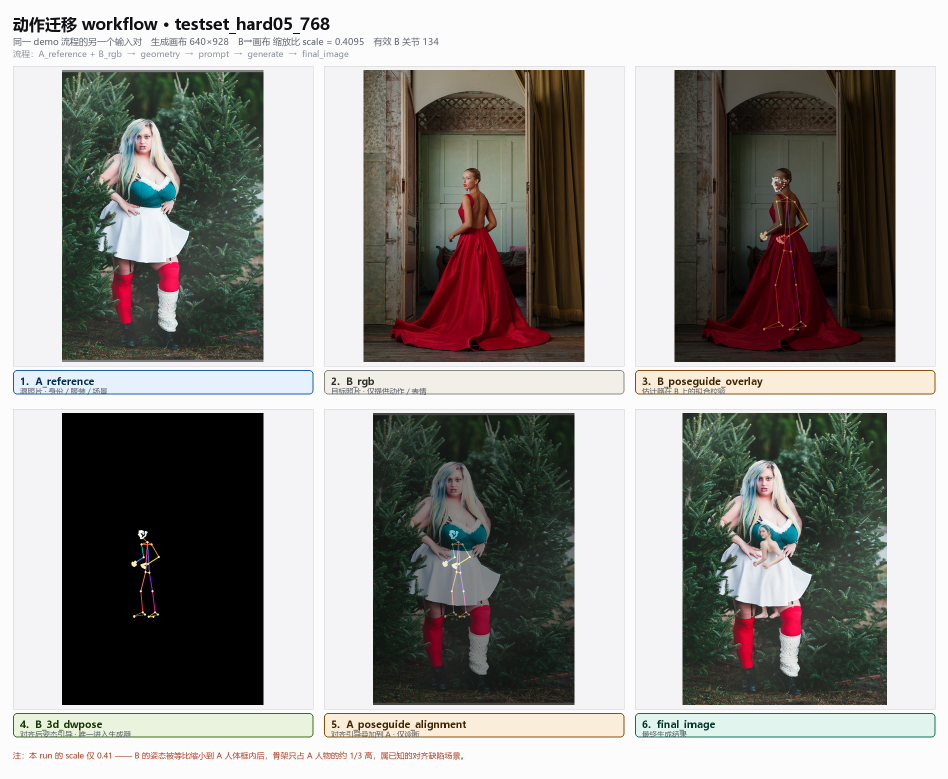
#> input picture workflow_testset_hard05_768_六图拼接.png, 1896 x 1558 px, given in place of source_0014.png, which was not available (shown at 1/2 size)
$ python make_tiktok_overfit_comparisons.py
#> lines starting #> are read from the running program, lines starting #| are printed output that depends on the picture; pictures that were not available may be replaced by others from this repository, and a replacement may not be noted
"""Script to generate publication-quality comparison images for TikTok single-sample overfit training.

Output directory: D:\codeplus\pictureedit\experiments\tiktok_legacy_evidence_202609\one-piece test
"""

import json
from pathlib import Path
import numpy as np
from PIL import Image, ImageDraw, ImageFont
import matplotlib.pyplot as plt

OUT_DIR = Path(r"D:\codeplus\pictureedit\experiments\tiktok_legacy_evidence_202609\one-piece test")
PREV_DIR = OUT_DIR / "previews"


# [20 lines left out: function add_label, not called in this run]


def make_comparison_figure_1():
    """Figure 1: Full-frame side-by-side comparison:
    Source (0014) | Target Normal | Target GT (0074) | Face OFF (Base Model) | Face ON (Step 200)
    """
    src = Image.open(PREV_DIR / "source_0014.png").convert("RGB").resize((512, 512))
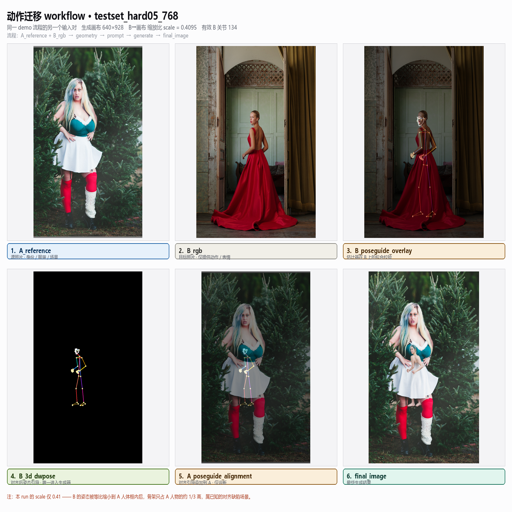
#> src: PIL image 512x512 RGB; mean R, G, B 151.2, 149.6, 146.1
    tgt = Image.open(PREV_DIR / "target_0074.png").convert("RGB").resize((512, 512))
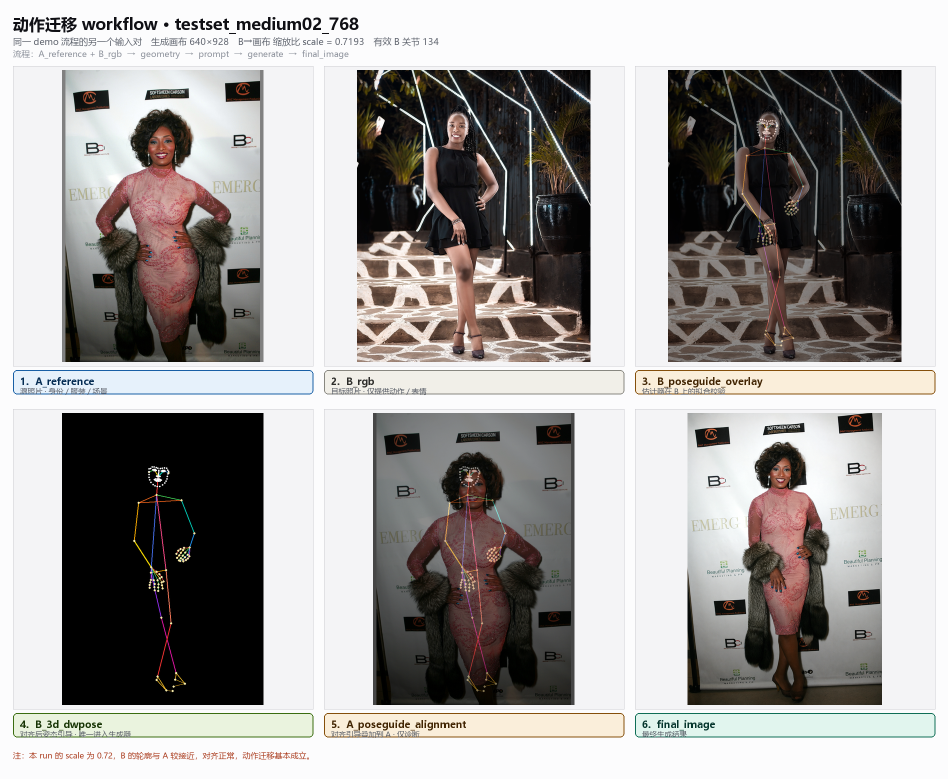
#> input picture workflow_testset_medium02_768_六图拼接.png, 1896 x 1558 px, given in place of target_0074.png, which was not available (shown at 1/2 size)
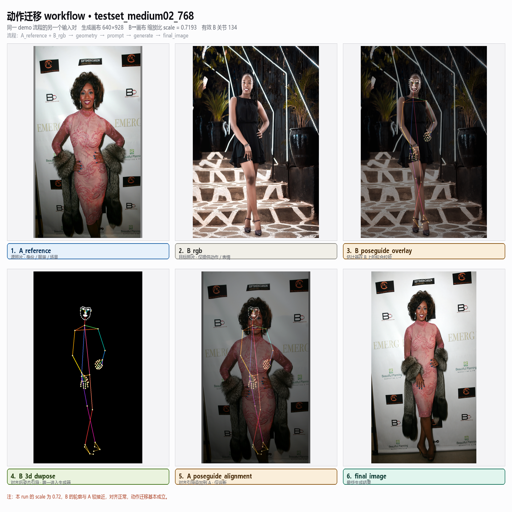
#> tgt: PIL image 512x512 RGB; mean R, G, B 162.3, 159.3, 157.7
    norm = Image.open(PREV_DIR / "normal_0074.png").convert("RGB").resize((512, 512))
#> (the run stopped early here; a loop or call above may not have finished)
